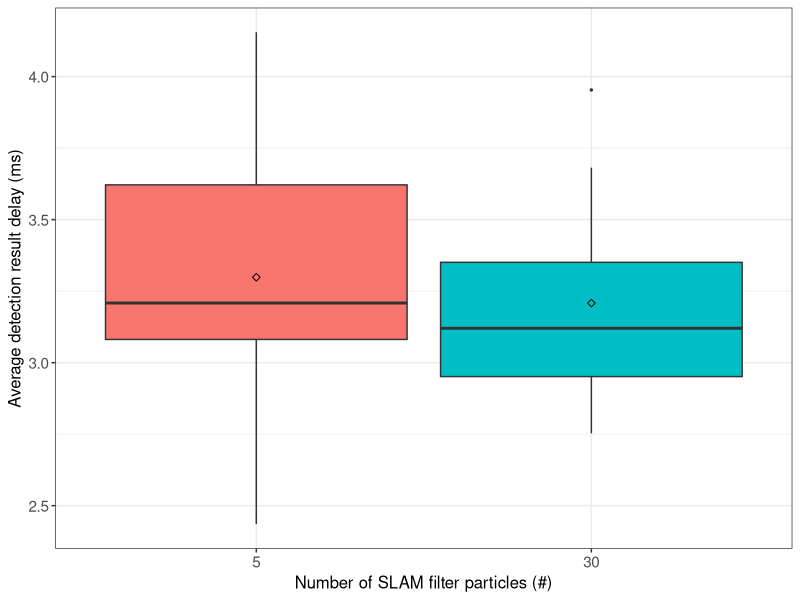
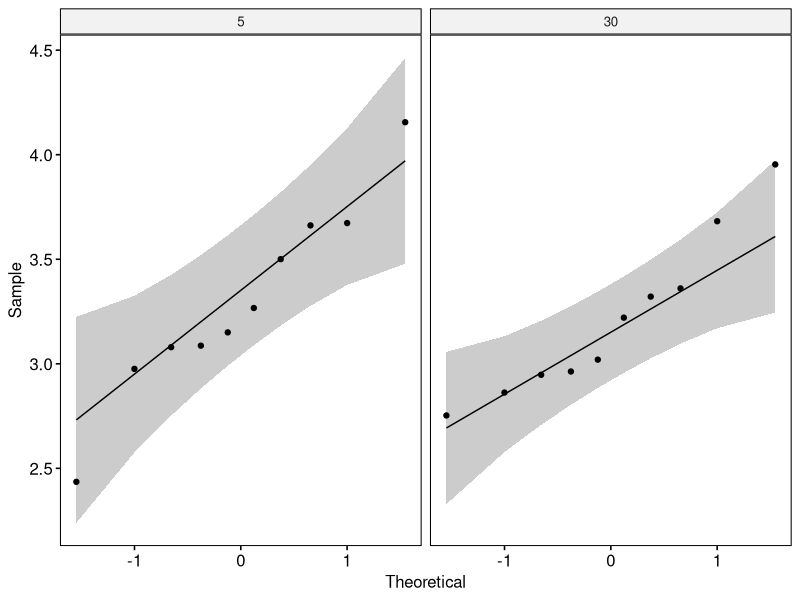

Write the R code that produced these figures, in order.
## ---- chunk 1
if (!require('tidyverse')) install.packages('tidyverse', dependencies = TRUE); library('tidyverse')
if (!require('ggpubr')) install.packages('ggpubr', dependencies = TRUE); library('ggpubr')
if (!require('rstatix')) install.packages('rstatix', dependencies = TRUE); library('rstatix')
if (!require('ggplot2')) install.packages('ggplot2', dependencies = TRUE); library('ggplot2')
## ---- chunk 2
data <- read.csv(file = '../../raw_data/test_particles/run_table.csv')
data <- subset(data, select = c(X__run_id, particles, avg_detection_result_delay_ms))
data$particles <- as.factor(data$particles)
data$avg_detection_result_delay_ms <- as.numeric(data$avg_detection_result_delay_ms)
## ---- chunk 3
data %>%
  group_by(particles) %>%
  get_summary_stats(avg_detection_result_delay_ms, type = "mean_sd")
## ---- chunk 4
ggplot(data, aes(x = particles, y = avg_detection_result_delay_ms, fill = particles)) +
  theme_bw() + 
  geom_boxplot(width = 0.9, outlier.size = 0.5) + 
  stat_summary(fun = mean, color = 'black', geom = 'point', shape = 5, size = 1.5) +
  labs(x = "Number of SLAM filter particles (#)", y = "Average detection result delay (ms)") +
  theme(legend.position = 'none') +
  theme(
    axis.title.x = element_text(size = 12, family = 'sans'),
    axis.title.y = element_text(size = 12, family = 'sans'),
    axis.text.x = element_text(size = 11, family = 'sans'),
    axis.text.y = element_text(size = 11, family = 'sans')
  )
## ---- chunk 5
data %>% 
  group_by(particles) %>%
  identify_outliers(avg_detection_result_delay_ms)
## ---- chunk 6
ggqqplot(data, x = "avg_detection_result_delay_ms", facet.by = "particles")
## ---- chunk 7
data %>%
  group_by(particles) %>%
  shapiro_test(avg_detection_result_delay_ms)
## ---- chunk 8
data %>%
  t_test(avg_detection_result_delay_ms ~ particles) %>%
  add_significance()
